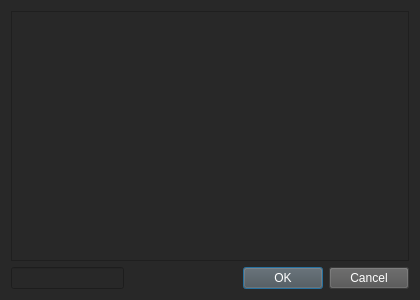
<?xml version="1.0" encoding="UTF-8"?>
<ui version="4.0">
 <class>EditList</class>
 <widget class="QDialog" name="EditList">
  <property name="geometry">
   <rect>
    <x>0</x>
    <y>0</y>
    <width>420</width>
    <height>300</height>
   </rect>
  </property>
  <property name="windowTitle">
   <string>Dialog</string>
  </property>
  <property name="styleSheet">
   <string notr="true">* {
	background-color: rgb(40, 40, 40);
	color: rgb(255, 255, 255);
}
QPushButton, QComboBox {
	background-color: rgb(81, 81, 81);
}

QTableView {
	gridline-color: rgb(127, 127, 127);
}</string>
  </property>
  <layout class="QGridLayout" name="gridLayout">
   <item row="0" column="0">
    <layout class="QVBoxLayout" name="verticalLayout">
     <item>
      <widget class="QPlainTextEdit" name="listInput"/>
     </item>
     <item>
      <layout class="QHBoxLayout" name="horizontalLayout">
       <item>
        <widget class="QLineEdit" name="listName"/>
       </item>
       <item>
        <spacer name="horizontalSpacer">
         <property name="orientation">
          <enum>Qt::Orientation::Horizontal</enum>
         </property>
         <property name="sizeHint" stdset="0">
          <size>
           <width>108</width>
           <height>20</height>
          </size>
         </property>
        </spacer>
       </item>
       <item>
        <widget class="QDialogButtonBox" name="buttonBox">
         <property name="orientation">
          <enum>Qt::Orientation::Horizontal</enum>
         </property>
         <property name="standardButtons">
          <set>QDialogButtonBox::StandardButton::Cancel|QDialogButtonBox::StandardButton::Ok</set>
         </property>
        </widget>
       </item>
      </layout>
     </item>
    </layout>
   </item>
  </layout>
 </widget>
 <resources/>
 <connections>
  <connection>
   <sender>buttonBox</sender>
   <signal>accepted()</signal>
   <receiver>EditList</receiver>
   <slot>accept()</slot>
   <hints>
    <hint type="sourcelabel">
     <x>228</x>
     <y>280</y>
    </hint>
    <hint type="destinationlabel">
     <x>157</x>
     <y>274</y>
    </hint>
   </hints>
  </connection>
  <connection>
   <sender>buttonBox</sender>
   <signal>rejected()</signal>
   <receiver>EditList</receiver>
   <slot>reject()</slot>
   <hints>
    <hint type="sourcelabel">
     <x>296</x>
     <y>286</y>
    </hint>
    <hint type="destinationlabel">
     <x>286</x>
     <y>274</y>
    </hint>
   </hints>
  </connection>
 </connections>
</ui>
